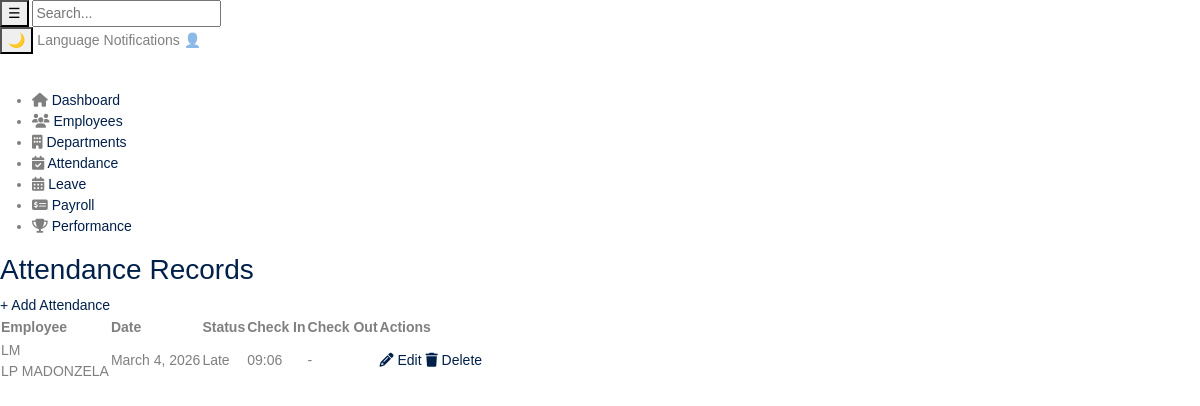
/hr/attendance/, run on an earlier commit of the app's database.
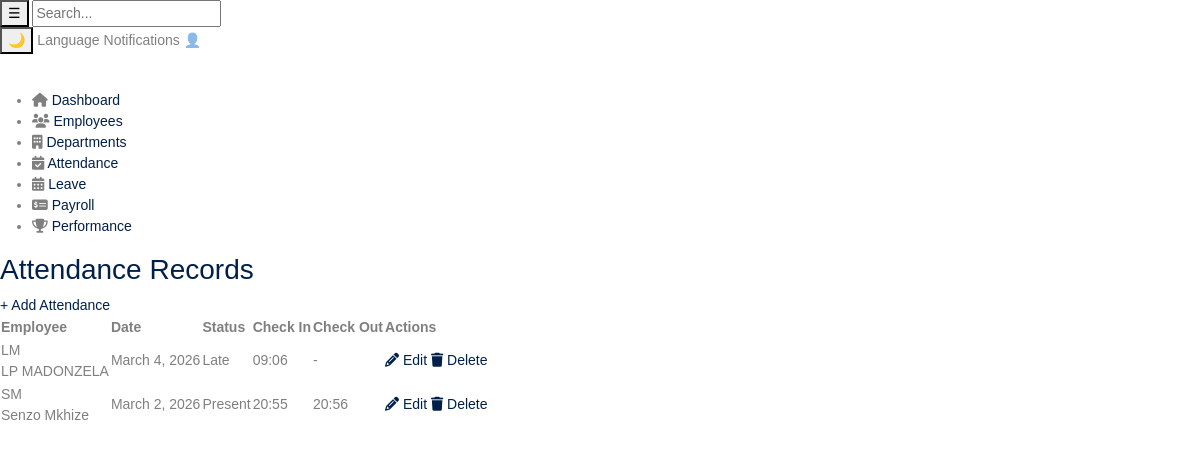
And on a later commit of the database.
### hr/models.py (models this page shows, shortened)
class Attendance(models.Model):
    STATUS_CHOICES = (
        ('present', 'Present'),
        ('late', 'Late'),
        ('absent', 'Absent'),
    )
    employee = models.ForeignKey(Employee, on_delete=models.CASCADE, related_name='attendances')
    date = models.DateField()
    status = models.CharField(max_length=10, choices=STATUS_CHOICES, default='present')
    check_in_time = models.TimeField(null=True, blank=True)
    check_out_time = models.TimeField(null=True, blank=True)
    created_at = models.DateTimeField(auto_now_add=True)
    class Meta:
        unique_together = ('employee', 'date')
        ordering = ['-date']

class Employee(models.Model):
    user = models.OneToOneField(User, on_delete=models.CASCADE)
    department = models.ForeignKey(Department, on_delete=models.CASCADE)
    first_name = models.CharField(max_length=50)
    last_name = models.CharField(max_length=50)
    email = models.EmailField(unique=True)
    role = models.ForeignKey(Role, on_delete=models.CASCADE)
    date_joined = models.DateField(auto_now_add=True)

### hr/views.py (the view)
# urls.py: path('attendance/', Attendance_View.as_view(), name='attendance'),
class Attendance_View(View):
    def get(self, request):
        template = loader.get_template('hr/pages/attendance.html')
        today = timezone.now().date()
        recent_attendances = Attendance.objects.select_related(
            'employee__department'
        ).prefetch_related(
            'employee'
        ).filter(
            employee__isnull=False
        ).order_by('-date', '-created_at')[:50]
        total_employees = Employee.objects.count()
        present_today = Attendance.objects.filter(date=today, status='present').count()
        late_today = Attendance.objects.filter(date=today, status='late').count()
        absent_today = Attendance.objects.filter(date=today, status='absent').count()
        stats = {
            'present': present_today,
            'late': late_today,
            'absent': absent_today,
            'total': total_employees
        }
        context = {
            'recent_attendances': recent_attendances,
            'stats': stats,
            'today': today,
        }
        return HttpResponse(template.render(context, request))

### hr/templates/hr/pages/attendance.html (shortened to what this page needs)
{% extends 'hr/base/base.html' %}
{% load static %}
{% block content %}
<link rel="stylesheet" href="https://cdnjs.cloudflare.com/ajax/libs/font-awesome/6.5.0/css/all.min.css" />
<div class="table-header">
    <h3>Attendance Records</h3>
    <a href="{% url 'attendance_create' %}" class="btn-add-attendance">
    + Add Attendance
</a>
</div>
        {% if recent_attendances %}
        <table class="attendance-table">
            <thead>
                <tr>
                    <th>Employee</th>
                    <th>Date</th>
                    <th>Status</th>
                    <th>Check In</th>
                    <th>Check Out</th>
                    <th>Actions</th>
                </tr>
            </thead>
            <tbody>
                {% for attendance in recent_attendances %}
                <tr>
                    <td>
                        <div class="employee-info">
                            <div class="employee-avatar">{{ attendance.employee.first_name|slice:":1" }}{{ attendance.employee.last_name|slice:":1" }}</div>
                            <span class="employee-name">{{ attendance.employee.first_name }} {{ attendance.employee.last_name }}</span>
                    </td>
                    <td>{{ attendance.date }}</td>
                    <td>
                        <span class="status {{ attendance.status }}">{{ attendance.status|title }}</span>
                    </td>
                    <td>
                        {% if attendance.check_in_time %}
                            {{ attendance.check_in_time|time:"H:i" }}
                        {% else %}
                            <span class="time-empty">-</span>
                        {% endif %}
                    </td>
                    <td>
                        {% if attendance.check_out_time %}
                            {{ attendance.check_out_time|time:"H:i" }}
                        {% else %}
                            <span class="time-empty">-</span>
                        {% endif %}
                    </td>
                    <td class="actions">
<a href="{% url 'attendance_edit' attendance.id %}" class="btn-edit">
    <i class="fas fa-pencil-alt"></i> Edit
</a>
<a href="{% url 'attendance_delete' attendance.id %}" class="btn-delete">
    <i class="fas fa-trash"></i> Delete
</a>
</td>
                </tr>
                {% endfor %}
            </tbody>
        </table>
        {% else %}
        <div class="no-data">
            <i class="fas fa-calendar-times"></i>
            <p>No attendance records found</p>
        </div>
        {% endif %}
    </div>
</div>
{% endblock %}

What changed in the data, as far as the page shows it:
added Attendance: employee.first_name "S", employee.last_name "M", employee.first_name "Senzo", employee.last_name "Mkhize", date "March 2, 2026", status "Present", check_in_time "20:55", check_out_time "20:56"
